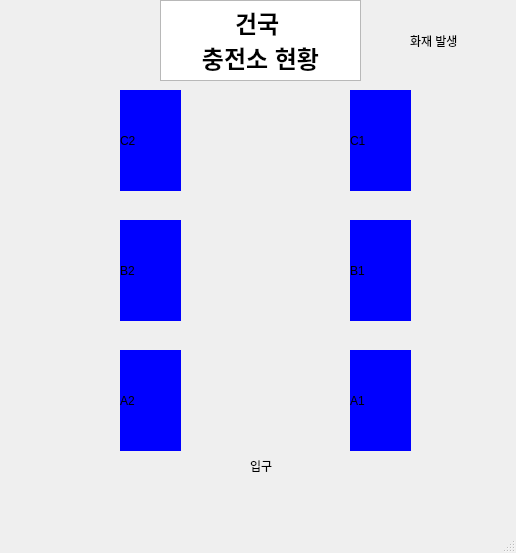
<?xml version="1.0" encoding="UTF-8"?>
<ui version="4.0">
 <class>MainWindow</class>
 <widget class="QMainWindow" name="MainWindow">
  <property name="geometry">
   <rect>
    <x>0</x>
    <y>0</y>
    <width>516</width>
    <height>553</height>
   </rect>
  </property>
  <property name="windowTitle">
   <string>MainWindow</string>
  </property>
  <widget class="QWidget" name="centralwidget">
   <widget class="QTextBrowser" name="textBrowser">
    <property name="geometry">
     <rect>
      <x>160</x>
      <y>0</y>
      <width>201</width>
      <height>81</height>
     </rect>
    </property>
    <property name="html">
     <string>&lt;!DOCTYPE HTML PUBLIC &quot;-//W3C//DTD HTML 4.0//EN&quot; &quot;http://www.w3.org/TR/REC-html40/strict.dtd&quot;&gt;
&lt;html&gt;&lt;head&gt;&lt;meta name=&quot;qrichtext&quot; content=&quot;1&quot; /&gt;&lt;style type=&quot;text/css&quot;&gt;
p, li { white-space: pre-wrap; }
&lt;/style&gt;&lt;/head&gt;&lt;body style=&quot; font-family:'Gulim'; font-size:9pt; font-weight:400; font-style:normal;&quot;&gt;
&lt;p align=&quot;center&quot; style=&quot; margin-top:0px; margin-bottom:0px; margin-left:0px; margin-right:0px; -qt-block-indent:0; text-indent:0px;&quot;&gt;&lt;span style=&quot; font-size:18pt; font-weight:600;&quot;&gt;건국 &lt;/span&gt;&lt;/p&gt;
&lt;p align=&quot;center&quot; style=&quot; margin-top:0px; margin-bottom:0px; margin-left:0px; margin-right:0px; -qt-block-indent:0; text-indent:0px;&quot;&gt;&lt;span style=&quot; font-size:18pt; font-weight:600;&quot;&gt;충전소 현황&lt;/span&gt;&lt;/p&gt;&lt;/body&gt;&lt;/html&gt;</string>
    </property>
   </widget>
   <widget class="QLabel" name="label">
    <property name="geometry">
     <rect>
      <x>120</x>
      <y>90</y>
      <width>61</width>
      <height>101</height>
     </rect>
    </property>
    <property name="layoutDirection">
     <enum>Qt::LeftToRight</enum>
    </property>
    <property name="styleSheet">
     <string notr="true">font: 75 48pt &quot;Agency FB&quot;;
background-color: rgb(0, 0, 255);</string>
    </property>
    <property name="text">
     <string>C2</string>
    </property>
   </widget>
   <widget class="QLabel" name="label_2">
    <property name="geometry">
     <rect>
      <x>350</x>
      <y>90</y>
      <width>61</width>
      <height>101</height>
     </rect>
    </property>
    <property name="layoutDirection">
     <enum>Qt::LeftToRight</enum>
    </property>
    <property name="styleSheet">
     <string notr="true">font: 75 48pt &quot;Agency FB&quot;;
background-color: rgb(0, 0, 255);</string>
    </property>
    <property name="text">
     <string>C1</string>
    </property>
   </widget>
   <widget class="QLabel" name="label_3">
    <property name="geometry">
     <rect>
      <x>120</x>
      <y>220</y>
      <width>61</width>
      <height>101</height>
     </rect>
    </property>
    <property name="layoutDirection">
     <enum>Qt::LeftToRight</enum>
    </property>
    <property name="styleSheet">
     <string notr="true">font: 75 48pt &quot;Agency FB&quot;;
background-color: rgb(0, 0, 255);</string>
    </property>
    <property name="text">
     <string>B2</string>
    </property>
   </widget>
   <widget class="QLabel" name="label_4">
    <property name="geometry">
     <rect>
      <x>350</x>
      <y>220</y>
      <width>61</width>
      <height>101</height>
     </rect>
    </property>
    <property name="layoutDirection">
     <enum>Qt::LeftToRight</enum>
    </property>
    <property name="styleSheet">
     <string notr="true">font: 75 48pt &quot;Agency FB&quot;;
background-color: rgb(0, 0, 255);</string>
    </property>
    <property name="text">
     <string>B1</string>
    </property>
   </widget>
   <widget class="QLabel" name="label_5">
    <property name="geometry">
     <rect>
      <x>120</x>
      <y>350</y>
      <width>61</width>
      <height>101</height>
     </rect>
    </property>
    <property name="layoutDirection">
     <enum>Qt::LeftToRight</enum>
    </property>
    <property name="styleSheet">
     <string notr="true">font: 75 48pt &quot;Agency FB&quot;;
background-color: rgb(0, 0, 255);</string>
    </property>
    <property name="text">
     <string>A2</string>
    </property>
   </widget>
   <widget class="QLabel" name="label_6">
    <property name="geometry">
     <rect>
      <x>350</x>
      <y>350</y>
      <width>61</width>
      <height>101</height>
     </rect>
    </property>
    <property name="layoutDirection">
     <enum>Qt::LeftToRight</enum>
    </property>
    <property name="styleSheet">
     <string notr="true">font: 75 48pt &quot;Agency FB&quot;;
background-color: rgb(0, 0, 255);</string>
    </property>
    <property name="text">
     <string>A1</string>
    </property>
   </widget>
   <widget class="QLabel" name="label_7">
    <property name="geometry">
     <rect>
      <x>410</x>
      <y>20</y>
      <width>61</width>
      <height>41</height>
     </rect>
    </property>
    <property name="styleSheet">
     <string notr="true">font: 9pt &quot;Agency FB&quot;;
</string>
    </property>
    <property name="text">
     <string>화재 발생</string>
    </property>
   </widget>
   <widget class="QLabel" name="label_8">
    <property name="geometry">
     <rect>
      <x>250</x>
      <y>450</y>
      <width>41</width>
      <height>31</height>
     </rect>
    </property>
    <property name="styleSheet">
     <string notr="true">font: 12pt &quot;Agency FB&quot;;</string>
    </property>
    <property name="text">
     <string>입구</string>
    </property>
   </widget>
  </widget>
  <widget class="QMenuBar" name="menubar">
   <property name="geometry">
    <rect>
     <x>0</x>
     <y>0</y>
     <width>516</width>
     <height>26</height>
    </rect>
   </property>
  </widget>
  <widget class="QStatusBar" name="statusbar"/>
 </widget>
 <resources/>
 <connections/>
</ui>
